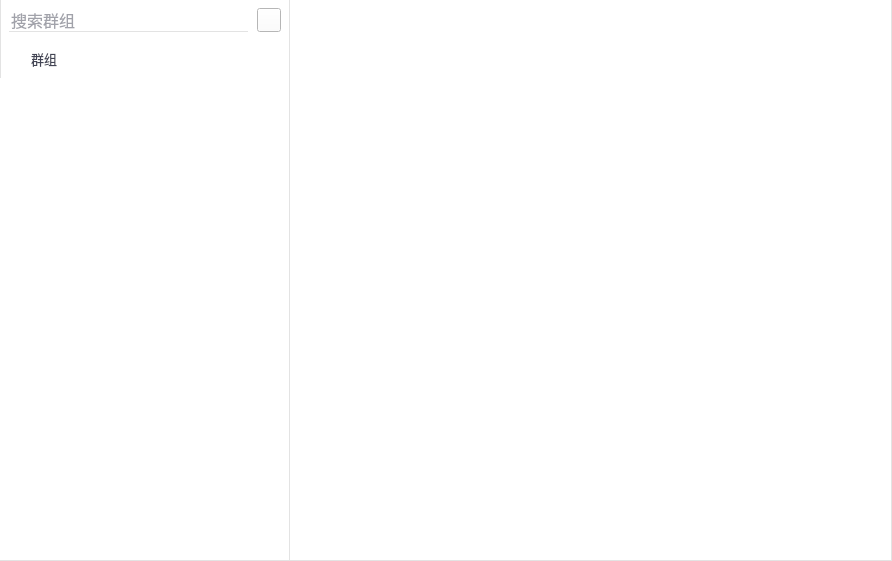
        <widget class="QWidget" name="pgGroupWindow">
         <layout class="QHBoxLayout" name="horizontalLayout_29">
          <property name="spacing">
           <number>0</number>
          </property>
          <property name="leftMargin">
           <number>0</number>
          </property>
          <property name="topMargin">
           <number>0</number>
          </property>
          <property name="rightMargin">
           <number>0</number>
          </property>
          <property name="bottomMargin">
           <number>0</number>
          </property>
          <item>
           <widget class="QWidget" name="widget_2" native="true">
            <property name="minimumSize">
             <size>
              <width>290</width>
              <height>0</height>
             </size>
            </property>
            <property name="maximumSize">
             <size>
              <width>290</width>
              <height>16777215</height>
             </size>
            </property>
            <property name="styleSheet">
             <string notr="true">QWidget#widget_2{border-right: 1px solid #e3e3e3;border-left: 1px solid #e3e3e3;border-bottom:1px solid #e3e3e3;background-color: rgb(255, 255, 255);}</string>
            </property>
            <layout class="QVBoxLayout" name="verticalLayout_8">
             <property name="spacing">
              <number>0</number>
             </property>
             <property name="leftMargin">
              <number>0</number>
             </property>
             <property name="topMargin">
              <number>0</number>
             </property>
             <property name="rightMargin">
              <number>0</number>
             </property>
             <property name="bottomMargin">
              <number>1</number>
             </property>
             <item>
              <widget class="QWidget" name="widGroupSearch" native="true">
               <property name="minimumSize">
                <size>
                 <width>290</width>
                 <height>40</height>
                </size>
               </property>
               <property name="maximumSize">
                <size>
                 <width>290</width>
                 <height>40</height>
                </size>
               </property>
               <property name="styleSheet">
                <string notr="true">QWidget{border-right: 1px solid #e3e3e3;border-left: 1px solid #e3e3e3;background-color: rgb(255, 255, 255);}
</string>
               </property>
               <layout class="QHBoxLayout" name="horizontalLayout_22">
                <property name="spacing">
                 <number>9</number>
                </property>
                <property name="leftMargin">
                 <number>9</number>
                </property>
                <property name="topMargin">
                 <number>8</number>
                </property>
                <property name="bottomMargin">
                 <number>8</number>
                </property>
                <item>
                 <widget class="QWidget" name="widget_11" native="true">
                  <property name="maximumSize">
                   <size>
                    <width>16777215</width>
                    <height>24</height>
                   </size>
                  </property>
                  <layout class="QHBoxLayout" name="horizontalLayout_26">
                   <property name="spacing">
                    <number>0</number>
                   </property>
                   <property name="leftMargin">
                    <number>0</number>
                   </property>
                   <property name="topMargin">
                    <number>0</number>
                   </property>
                   <property name="rightMargin">
                    <number>0</number>
                   </property>
                   <property name="bottomMargin">
                    <number>0</number>
                   </property>
                   <item>
                    <widget class="QLineEdit" name="leGroupSearch">
                     <property name="minimumSize">
                      <size>
                       <width>0</width>
                       <height>24</height>
                      </size>
                     </property>
                     <property name="maximumSize">
                      <size>
                       <width>16777215</width>
                       <height>24</height>
                      </size>
                     </property>
                     <property name="font">
                      <font>
                       <family>微软雅黑</family>
                       <pointsize>12</pointsize>
                      </font>
                     </property>
                     <property name="styleSheet">
                      <string notr="true">color: rgb(67, 69, 85);border: 0px;border-bottom: 1px solid #e3e3e3;
</string>
                     </property>
                     <property name="text">
                      <string/>
                     </property>
                     <property name="placeholderText">
                      <string>搜索群组</string>
                     </property>
                     <property name="clearButtonEnabled">
                      <bool>false</bool>
                     </property>
                    </widget>
                   </item>
                  </layout>
                 </widget>
                </item>
                <item>
                 <widget class="QPushButton" name="pbNewGroup">
                  <property name="minimumSize">
                   <size>
                    <width>24</width>
                    <height>24</height>
                   </size>
                  </property>
                  <property name="maximumSize">
                   <size>
                    <width>24</width>
                    <height>24</height>
                   </size>
                  </property>
                  <property name="styleSheet">
                   <string notr="true">
QPushButton {
	border-image: url(:/SoftTerminal/images/add.png);
}
QPushButton:hover:pressed {
	border-image: url(:/SoftTerminal/images/add.png);
}
QPushButton:hover:!pressed {
	border-image: url(:/SoftTerminal/images/add_focus.png);
}</string>
                  </property>
                  <property name="text">
                   <string/>
                  </property>
                 </widget>
                </item>
               </layout>
              </widget>
             </item>
             <item>
              <widget class="QWidget" name="widGroupTitle" native="true">
               <property name="minimumSize">
                <size>
                 <width>0</width>
                 <height>38</height>
                </size>
               </property>
               <property name="maximumSize">
                <size>
                 <width>16777215</width>
                 <height>38</height>
                </size>
               </property>
               <property name="styleSheet">
                <string notr="true">QWidget#widGroupTitle{border-right: 1px solid #e3e3e3;border-left: 1px solid #e3e3e3;background-color: rgb(255, 255, 255);}
</string>
               </property>
               <layout class="QHBoxLayout" name="horizontalLayout_21">
                <property name="leftMargin">
                 <number>15</number>
                </property>
                <property name="rightMargin">
                 <number>15</number>
                </property>
                <item>
                 <widget class="QLabel" name="lblGroupDirect">
                  <property name="minimumSize">
                   <size>
                    <width>10</width>
                    <height>10</height>
                   </size>
                  </property>
                  <property name="maximumSize">
                   <size>
                    <width>10</width>
                    <height>10</height>
                   </size>
                  </property>
                  <property name="styleSheet">
                   <string notr="true">border-image: url(:/SoftTerminal/images/down.png);</string>
                  </property>
                  <property name="text">
                   <string/>
                  </property>
                 </widget>
                </item>
                <item>
                 <widget class="QLabel" name="lblGroup">
                  <property name="font">
                   <font>
                    <family>微软雅黑</family>
                    <pointsize>10</pointsize>
                   </font>
                  </property>
                  <property name="styleSheet">
                   <string notr="true">color: rgb(67, 69, 85);</string>
                  </property>
                  <property name="text">
                   <string>群组</string>
                  </property>
                 </widget>
                </item>
                <item>
                 <spacer name="hsGroup">
                  <property name="orientation">
                   <enum>Qt::Horizontal</enum>
                  </property>
                  <property name="sizeHint" stdset="0">
                   <size>
                    <width>195</width>
                    <height>20</height>
                   </size>
                  </property>
                 </spacer>
                </item>
                <item>
                 <widget class="QLabel" name="lblGroupNum">
                  <property name="font">
                   <font>
                    <family>微软雅黑</family>
                    <pointsize>10</pointsize>
                   </font>
                  </property>
                  <property name="styleSheet">
                   <string notr="true">color: rgb(67, 69, 85);</string>
                  </property>
                  <property name="text">
                   <string/>
                  </property>
                 </widget>
                </item>
               </layout>
              </widget>
             </item>
             <item>
              <widget class="QListWidget" name="lwGroupList">
               <property name="focusPolicy">
                <enum>Qt::NoFocus</enum>
               </property>
               <property name="styleSheet">
                <string notr="true">QListWidget{border:0px;border-right:1px solid #e3e3e3;}
QListWidget::Item{height:45px;padding-top:0px; padding-bottom:0px;}
QListWidget::Item:hover{background:#ececec; }
QListWidget::item:selected{background:#ececec; }</string>
               </property>
              </widget>
             </item>
             <item>
              <widget class="QWidget" name="widget_4" native="true"/>
             </item>
            </layout>
           </widget>
          </item>
          <item>
           <widget class="QWidget" name="widGroupMainWindow" native="true">
            <layout class="QHBoxLayout" name="horizontalLayout_31">
             <property name="spacing">
              <number>0</number>
             </property>
             <property name="leftMargin">
              <number>0</number>
             </property>
             <property name="topMargin">
              <number>0</number>
             </property>
             <property name="rightMargin">
              <number>0</number>
             </property>
             <property name="bottomMargin">
              <number>0</number>
             </property>
             <item>
              <widget class="QWidget" name="widGroupAddNew" native="true">
               <property name="styleSheet">
                <string notr="true">
QWidget#widGroupAddNew{border-bottom: 1px solid #e3e3e3;border-right: 1px solid #e3e3e3;background-color: rgb(255, 255, 255);}</string>
               </property>
               <layout class="QHBoxLayout" name="horizontalLayout_30">
                <property name="leftMargin">
                 <number>0</number>
                </property>
                <property name="topMargin">
                 <number>0</number>
                </property>
                <property name="rightMargin">
                 <number>0</number>
                </property>
                <property name="bottomMargin">
                 <number>0</number>
                </property>
               </layout>
              </widget>
             </item>
             <item>
              <widget class="QWidget" name="widGroupBlank" native="true">
               <property name="styleSheet">
                <string notr="true">
QWidget#widGroupBlank{border-bottom: 1px solid #e3e3e3;border-right: 1px solid #e3e3e3;background-color: rgb(255, 255, 255);}</string>
               </property>
               <layout class="QHBoxLayout" name="horizontalLayout_28">
                <property name="spacing">
                 <number>0</number>
                </property>
                <property name="leftMargin">
                 <number>0</number>
                </property>
                <property name="topMargin">
                 <number>0</number>
                </property>
                <property name="rightMargin">
                 <number>0</number>
                </property>
                <property name="bottomMargin">
                 <number>0</number>
                </property>
                <item>
                 <spacer name="horizontalSpacer_10">
                  <property name="orientation">
                   <enum>Qt::Horizontal</enum>
                  </property>
                  <property name="sizeHint" stdset="0">
                   <size>
                    <width>160</width>
                    <height>20</height>
                   </size>
                  </property>
                 </spacer>
                </item>
                <item>
                 <widget class="QWidget" name="widget_19" native="true">
                  <layout class="QVBoxLayout" name="verticalLayout_12">
                   <item>
                    <spacer name="verticalSpacer_9">
                     <property name="orientation">
                      <enum>Qt::Vertical</enum>
                     </property>
                     <property name="sizeHint" stdset="0">
                      <size>
                       <width>20</width>
                       <height>252</height>
                      </size>
                     </property>
                    </spacer>
                   </item>
                   <item>
                    <widget class="QLabel" name="label_4">
                     <property name="minimumSize">
                      <size>
                       <width>250</width>
                       <height>40</height>
                      </size>
                     </property>
                     <property name="maximumSize">
                      <size>
                       <width>250</width>
                       <height>40</height>
                      </size>
                     </property>
                     <property name="font">
                      <font>
                       <family>Adobe Hebrew</family>
                       <pointsize>40</pointsize>
                      </font>
                     </property>
                     <property name="styleSheet">
                      <string notr="true">border-image: url(:/SoftTerminal/images/vmediax.png);</string>
                     </property>
                     <property name="text">
                      <string/>
                     </property>
                    </widget>
                   </item>
                   <item>
                    <spacer name="verticalSpacer_12">
                     <property name="orientation">
                      <enum>Qt::Vertical</enum>
                     </property>
                     <property name="sizeHint" stdset="0">
                      <size>
                       <width>20</width>
                       <height>251</height>
                      </size>
                     </property>
                    </spacer>
                   </item>
                  </layout>
                 </widget>
                </item>
                <item>
                 <spacer name="horizontalSpacer_11">
                  <property name="orientation">
                   <enum>Qt::Horizontal</enum>
                  </property>
                  <property name="sizeHint" stdset="0">
                   <size>
                    <width>174</width>
                    <height>20</height>
                   </size>
                  </property>
                 </spacer>
                </item>
               </layout>
              </widget>
             </item>
             <item>
              <widget class="QWidget" name="widGroupDetail" native="true">
               <property name="styleSheet">
                <string notr="true"/>
               </property>
               <layout class="QHBoxLayout" name="horizontalLayout_27">
                <property name="leftMargin">
                 <number>0</number>
                </property>
                <property name="topMargin">
                 <number>0</number>
                </property>
                <property name="rightMargin">
                 <number>0</number>
                </property>
                <property name="bottomMargin">
                 <number>0</number>
                </property>
               </layout>
              </widget>
             </item>
            </layout>
            <zorder>widGroupAddNew</zorder>
            <zorder>widGroupDetail</zorder>
            <zorder>widGroupBlank</zorder>
           </widget>
          </item>
         </layout>
        </widget>
